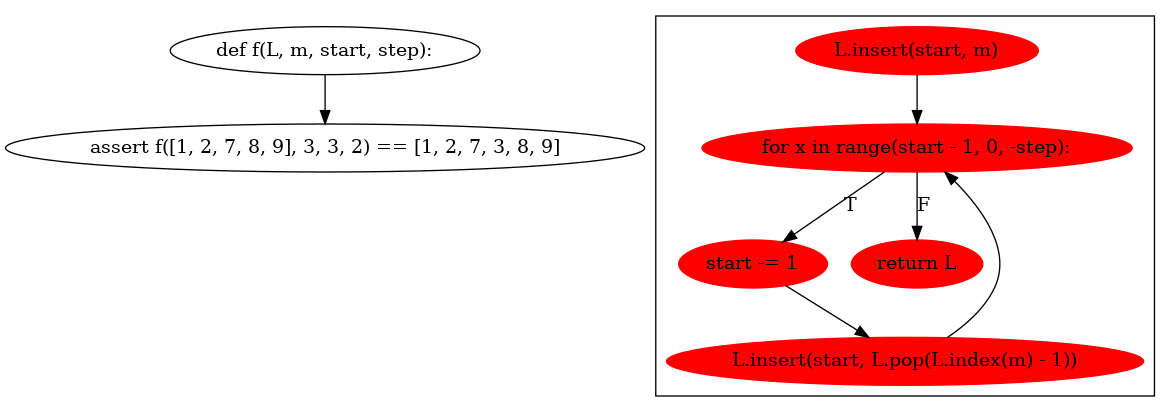

Recreate this plot in Python.
from __future__ import annotations
import ast, astor, autopep8, tokenize, io, sys
import graphviz as gv
from typing import Dict, List, Tuple, Set, Optional, Type
import re
import sys
import trace_execution
import os
import io
import linecache
from PIL import Image

# TODO later: graph
'''
1. add a color dictionary for condition calls
2. node shape (may be added into class Block)
'''

class SingletonMeta(type):
    _instance: Optional[BlockId] = None

    def __call__(self) -> BlockId:
        if self._instance is None:
            self._instance = super().__call__()
        return self._instance


class BlockId(metaclass=SingletonMeta):
    counter: int = 0

    def gen(self) -> int:
        self.counter += 1
        return self.counter


class BasicBlock:

    def __init__(self, bid: int):
        self.bid: int = bid
        self.stmts: List[Type[ast.AST]] = []
        self.calls: List[str] = []
        self.prev: List[int] = []
        self.next: List[int] = []
        self.condition = False
        self.for_loop = 0
        self.for_name = Type[ast.AST]

    def is_empty(self) -> bool:
        return len(self.stmts) == 0

    def has_next(self) -> bool:
        return len(self.next) != 0

    def has_previous(self) -> bool:
        return len(self.prev) != 0

    def remove_from_prev(self, prev_bid: int) -> None:
        if prev_bid in self.prev:
            self.prev.remove(prev_bid)

    def remove_from_next(self, next_bid: int) -> None:
        if next_bid in self.next:
            self.next.remove(next_bid)

    def stmts_to_code(self) -> str:
        code = ''
        for stmt in self.stmts:
            line = astor.to_source(stmt)
            code += line.split('\n')[0]
        return code

    def calls_to_code(self) -> str:
        return '\n'.join(self.calls)


class CFG:

    def __init__(self, name: str):
        self.name: str = name

        # I am sure that in original code variable asynchr is not used
        # And I think list finalblocks is also not used.

        self.start: Optional[BasicBlock] =  None
        self.func_calls: Dict[str, CFG] = {}
        self.blocks: Dict[int, BasicBlock] = {}
        self.edges: Dict[Tuple[int, int], Type[ast.AST]] = {}
        self.graph: Optional[gv.dot.Digraph] = None
        self.execution_path: List[int] = []
        self.error: bool = False
        self.path: List[int] = []
        self.func_name: List[str] = []

    def clean(self):
        des_edges = {}
        for edge in self.edges:
            if edge[0] not in des_edges:
                des_edges[edge[0]] = [edge[1]]
            else:
                des_edges[edge[0]].append(edge[1])
        blank_node = []
        for node in des_edges:
            check = False
            if self.blocks[node].stmts_to_code():
                current = node
                for next in des_edges[node]:
                    next_node = next
                    while self.blocks[next_node].stmts_to_code() == '':
                        if next_node not in blank_node:
                            blank_node.append(next_node)
                        current = next_node
                        if current not in des_edges:
                            break
                        next_node = des_edges[current][0]
                    if (node, next_node) not in self.edges:
                        self.edges[(node, next_node)] = None
                        if next_node != node and next_node not in self.blocks[node].next:
                            self.blocks[node].next.append(next_node)
            else:
                if node not in blank_node:
                    blank_node.append(node)
        for edge in self.edges.copy():
            if edge[0] in blank_node or edge[1] in blank_node:
                self.edges.pop(edge)
        for i in self.blocks:
            for node in blank_node:
                if node in self.blocks[i].next:
                    self.blocks[i].next.remove(node)
                    
    def track_execution(self, filename, func_name = None):
        nodes = []
        blocks = []
        matching = {}
        revert = {}
        for i in self.blocks:
            if self.blocks[i].stmts_to_code():
                st = self.blocks[i].stmts_to_code()
                st_no_space = re.sub(r"\s+", "", st)
                st_no_space = st_no_space.replace('"', "'")
                blocks.append(st_no_space)
                # if start with if or while, delete these keywords
                if st.startswith('if'):
                    st = st[3:]
                elif st.startswith('while'):
                    st = st[6:]
                if self.blocks[i].condition:
                    st = 'T '+ st
                nodes.append(st)
                matching[i] = len(nodes)
                revert[len(nodes)] = i
        edges = {}
        for edge in self.edges:
            if matching[edge[0]] not in edges:
                edges[matching[edge[0]]] = [matching[edge[1]]]
            else:
                edges[matching[edge[0]]].append(matching[edge[1]])
        t = trace_execution.Trace(ignoredirs=[sys.base_prefix, sys.base_exec_prefix,],
                            trace=0, count=1)
        arguments = []
        sys.argv = [filename, arguments]
        sys.path[0] = os.path.dirname(filename)

        with io.open_code(filename) as fp:
            code = compile(fp.read(), filename, 'exec')
        # try to emulate __main__ namespace as much as possible
        globs = {
            '__file__': filename,
            '__name__': '__main__',
            '__package__': None,
            '__cached__': None,
        }
        error = False
        try:
            t.runctx(code, globs, globs)
        except:
            error = True

        source = linecache.getlines(filename)
        code_line = [element.lstrip().replace('\n', '') for element in source]
        execution_path = []
        for lineno in t.exe_path:
            no_spaces = re.sub(r"\s+", "", code_line[lineno-1])
            if no_spaces.startswith("def") or no_spaces.startswith("assert"):
                continue
            if no_spaces.startswith(func_name):
                continue
            if no_spaces.startswith("elif"):
                no_spaces = no_spaces[2:]
            execution_path.append(no_spaces)
        
        check_True_condition = []
        for i in range(len(execution_path)-1):
            if execution_path[i].startswith('if') or execution_path[i].startswith('while') or execution_path[i].startswith('for'):
                if t.exe_path[i+1] == t.exe_path[i]+1:
                    check_True_condition.append(i)

        current_node = 1

        true_execution = [revert[current_node]]
        path = [revert[current_node]]
        exit_flag = False
        for s in range(len(execution_path)):
            node = execution_path[s]
            if s == 0:
                continue
            c = 0
            if node == "break" or node == "continue":
                continue
            if len(edges[current_node]) == 2:
                if blocks[edges[current_node][0]-1] == blocks[edges[current_node][1]-1] == node:
                    if (s-1) in check_True_condition:
                        if self.blocks[revert[edges[current_node][0]]].condition:
                            current_node = edges[current_node][0]
                        else:
                            current_node = edges[current_node][1]
                    else:
                        if self.blocks[revert[edges[current_node][0]]].condition:
                            current_node = edges[current_node][1]
                        else:
                            current_node = edges[current_node][0]
                    if revert[current_node] not in path:
                        path.append(revert[current_node])
                    continue
            for next_node in edges[current_node]:
                c += 1
                node = node.replace('"', "'")
                # print(node)
                # print(blocks[next_node-1])
                # print("___________")
                if blocks[next_node-1] == node:
                    current_node = next_node
                    break
                if c == len(edges[current_node]):
                    exit_flag = True
                    raise Exception(f"Error: Cannot find the execution path in CFG in file {filename}")
            true_execution.append(revert[current_node])
            if exit_flag:
                break
            if revert[current_node] not in path:
                path.append(revert[current_node])
        node_max = 0
        for i in self.blocks:
            if i > node_max:
                node_max = i 
        path.append(node_max)

        self.path = path
        return true_execution, error

    def _traverse(self, block: BasicBlock, visited: Set[int] = set(), calls: bool = True, error: bool = False) -> None:
        if block.bid not in visited:
            visited.add(block.bid)
            st = block.stmts_to_code()

            # Check if the block is in the path and highlight it
            node_attributes = {'shape': 'ellipse'}
            if block.bid in self.path:
                if error:
                    node_attributes['color'] = 'red'
                else:
                    node_attributes['color'] = 'green'
                node_attributes['style'] = 'filled'

            self.graph.node(str(block.bid), label=st, _attributes=node_attributes)
            # block.next contain some duplicate values, only keep the unique values
            for next_bid in set(block.next):
                self._traverse(self.blocks[next_bid], visited, calls=calls, error=error)
                self.graph.edge(str(block.bid), str(next_bid), label=self.edges[(block.bid, next_bid)] if type(self.edges[(block.bid, next_bid)]) == str else '')
        return visited

    def _show(self, get_coverage: bool = False, fmt: str = 'png', calls: bool = True, node: int = 0, error: bool = False) -> gv.dot.Digraph:
        self.graph = gv.Digraph(name='cluster_' + self.name, format=fmt)
        if node != 0:
            visited = set()
            self.path = [node]
            visited = self._traverse(self.start, visited, calls=calls, error=error)
        else:
            self._traverse(self.start, calls=calls)
        for k, v in self.func_calls.items():
            if node == 0:
                if get_coverage or get_execution:
                    self.execution_path, self.error = v.track_execution(self.name, k)
                self.graph.subgraph(v._show(False, fmt, calls))
            else:
                self.graph.subgraph(v._show(False, fmt, calls, node, error))
        return self.graph


    def show(self, get_coverage: bool = False ,filepath: str = './cfg', fmt: str = 'png', calls: bool = True) -> None:
        self._show(get_coverage, fmt, calls)
        self.graph.render(filepath, cleanup=True)

    def show_execution(self, filepath: str = './cfg', fmt: str = 'png', calls: bool = True) -> None:
        self._show(True, fmt, calls)
        count = 1
        folder_path = "./execution"
        if not os.path.exists(folder_path):
            os.makedirs(folder_path)
        for node in self.execution_path:
            self.graph = None
            if count == len(self.execution_path):
                self._show(False, fmt, calls, node,  error=self.error)
            else:
                self._show(False, fmt, calls, node)
            filepath = f'{folder_path}/execution_{count}'
            self.graph.render(filepath, cleanup=True)
            count += 1

        png_files = os.listdir(folder_path)
        png_files = sorted(png_files, key=lambda x: int(x.split('_')[1].split('.')[0]))
        images = []
        for file_name in png_files:
            file_path = os.path.join(folder_path, file_name)
            images.append(Image.open(file_path))

        # Save as GIF
        gif_path = "./execution.gif"
        images[0].save(
            gif_path,
            save_all=True,
            append_images=images[1:], 
            duration=100,  # Duration between frames in milliseconds
            loop=0  # Loop forever
        )


class CFGVisitor(ast.NodeVisitor):

    invertComparators: Dict[Type[ast.AST], Type[ast.AST]] = {ast.Eq: ast.NotEq, ast.NotEq: ast.Eq, ast.Lt: ast.GtE,
                                                               ast.LtE: ast.Gt,
                                                               ast.Gt: ast.LtE, ast.GtE: ast.Lt, ast.Is: ast.IsNot,
                                                               ast.IsNot: ast.Is, ast.In: ast.NotIn, ast.NotIn: ast.In}

    def __init__(self):
        super().__init__()
        self.count_for_loop = 0
        self.loop_stack: List[BasicBlock] = []
        self.ifExp = False

    def build(self, name: str, tree: Type[ast.AST]) -> CFG:
        self.cfg = CFG(name)
        self.curr_block = self.new_block()
        self.cfg.start = self.curr_block

        self.visit(tree)
        self.remove_empty_blocks(self.cfg.start)
        return self.cfg

    def new_block(self) -> BasicBlock:
        bid: int = BlockId().gen()
        self.cfg.blocks[bid] = BasicBlock(bid)
        return self.cfg.blocks[bid]

    def add_stmt(self, block: BasicBlock, stmt: Type[ast.AST]) -> None:
        # if block.stmts contain 1 stmt, then create the new node and add the stmt to the new node and add edge from block to new node
        if len(block.stmts) == 1:
            new_block = self.new_block()
            new_block.stmts.append(stmt)
            self.add_edge(block.bid, new_block.bid)
            self.curr_block = new_block
        else:
            block.stmts.append(stmt)

    def add_edge(self, frm_id: int, to_id: int, condition=None) -> BasicBlock:
        self.cfg.blocks[frm_id].next.append(to_id)
        self.cfg.blocks[to_id].prev.append(frm_id)       
        self.cfg.edges[(frm_id, to_id)] = condition
        return self.cfg.blocks[to_id]

    def add_loop_block(self) -> BasicBlock:
        if self.curr_block.is_empty() and not self.curr_block.has_next():
            return self.curr_block
        else:
            loop_block = self.new_block()
            self.add_edge(self.curr_block.bid, loop_block.bid)
            return loop_block

    def add_subgraph(self, tree: Type[ast.AST]) -> None:
        self.cfg.func_name.append(tree.name)
        self.cfg.func_calls[tree.name] = CFGVisitor().build(tree.name, ast.Module(body=tree.body))

    def add_condition(self, cond1: Optional[Type[ast.AST]], cond2: Optional[Type[ast.AST]]) -> Optional[Type[ast.AST]]:
        if cond1 and cond2:
            return ast.BoolOp(ast.And(), values=[cond1, cond2])
        else:
            return cond1 if cond1 else cond2

    # not tested
    def remove_empty_blocks(self, block: BasicBlock, visited: Set[int] = set()) -> None:
        if block.bid not in visited:
            visited.add(block.bid)
            if block.is_empty():
                for prev_bid in block.prev:
                    prev_block = self.cfg.blocks[prev_bid]
                    for next_bid in block.next:
                        next_block = self.cfg.blocks[next_bid]
                        self.add_edge(prev_bid, next_bid)
                        if (block.bid, next_bid) in self.cfg.edges:
                            self.cfg.edges.pop((block.bid, next_bid), None)
                        next_block.remove_from_prev(block.bid)
                    if (prev_bid, block.bid) in self.cfg.edges:
                        self.cfg.edges.pop((prev_bid, block.bid))
                    prev_block.remove_from_next(block.bid)
                block.prev.clear()
                for next_bid in block.next:
                    self.remove_empty_blocks(self.cfg.blocks[next_bid], visited)
                block.next.clear()

            else:
                for next_bid in block.next:
                    self.remove_empty_blocks(self.cfg.blocks[next_bid], visited)

    def invert(self, node: Type[ast.AST]) -> Type[ast.AST]:
        if type(node) == ast.Compare:
            if len(node.ops) == 1:
                return ast.Compare(left=node.left, ops=[self.invertComparators[type(node.ops[0])]()], comparators=node.comparators)
            else:
                tmpNode = ast.BoolOp(op=ast.And(), values = [ast.Compare(left=node.left, ops=[node.ops[0]], comparators=[node.comparators[0]])])
                for i in range(0, len(node.ops) - 1):
                    tmpNode.values.append(ast.Compare(left=node.comparators[i], ops=[node.ops[i+1]], comparators=[node.comparators[i+1]]))
                return self.invert(tmpNode)
        elif isinstance(node, ast.BinOp) and type(node.op) in self.invertComparators:
            return ast.BinOp(node.left, self.invertComparators[type(node.op)](), node.right)
        elif type(node) == ast.NameConstant and type(node.value) == bool:
            return ast.NameConstant(value=not node.value)
        elif type(node) == ast.BoolOp:
            return ast.BoolOp(values = [self.invert(x) for x in node.values], op = {ast.And: ast.Or(), ast.Or: ast.And()}.get(type(node.op)))
        elif type(node) == ast.UnaryOp:
            return self.UnaryopInvert(node)
        else:
            return ast.UnaryOp(op=ast.Not(), operand=node)

    def UnaryopInvert(self, node: Type[ast.AST]) -> Type[ast.AST]:
        if type(node.op) == ast.UAdd:
            return ast.UnaryOp(op=ast.USub(),operand = node.operand)
        elif type(node.op) == ast.USub:
            return ast.UnaryOp(op=ast.UAdd(),operand = node.operand)
        elif type(node.op) == ast.Invert:
            return ast.UnaryOp(op=ast.Not(), operand=node)
        else:
            return node.operand

    # def boolinvert(self, node:Type[ast.AST]) -> Type[ast.AST]:
    #     value = []
    #     for item in node.values:
    #         value.append(self.invert(item))
    #     if type(node.op) == ast.Or:
    #         return ast.BoolOp(values = value, op = ast.And())
    #     elif type(node.op) == ast.And:
    #         return ast.BoolOp(values = value, op = ast.Or())

    def combine_conditions(self, node_list: List[Type[ast.AST]]) -> Type[ast.AST]:
        return node_list[0] if len(node_list) == 1 else ast.BoolOp(op=ast.And(), values = node_list)

    def generic_visit(self, node):
        if type(node) in [ast.Import, ast.ImportFrom]:
            self.add_stmt(self.curr_block, node)
            return
        if type(node) in [ast.FunctionDef, ast.AsyncFunctionDef]:
            self.add_stmt(self.curr_block, node)
            self.add_subgraph(node)
            return
        if type(node) in [ast.AnnAssign, ast.AugAssign]:
            self.add_stmt(self.curr_block, node)
        super().generic_visit(node)

    def get_function_name(self, node: Type[ast.AST]) -> str:
        if type(node) == ast.Name:
            return node.id
        elif type(node) == ast.Attribute:
            return self.get_function_name(node.value) + '.' + node.attr
        elif type(node) == ast.Str:
            return node.s
        elif type(node) == ast.Subscript:
            return node.value.id
        elif type(node) == ast.Lambda:
            return 'lambda function'

    def populate_body(self, body_list: List[Type[ast.AST]], to_bid: int) -> None:
        for child in body_list:
            self.visit(child)
        # if type == "For":
        #     print(self.cfg.blocks.keys())
        if not self.curr_block.next:
            self.add_edge(self.curr_block.bid, to_bid)

    # assert type check
    def visit_Assert(self, node):
        self.add_stmt(self.curr_block, node)
        # If the assertion fails, the current flow ends, so the fail block is a
        # final block of the CFG.
        # self.cfg.finalblocks.append(self.add_edge(self.curr_block.bid, self.new_block().bid, self.invert(node.test)))
        # If the assertion is True, continue the flow of the program.
        # success block
        self.curr_block = self.add_edge(self.curr_block.bid, self.new_block().bid)
        self.generic_visit(node)

    # TODO: change all those registers to stacks!
    def visit_Assign(self, node):
        if type(node.value) in [ast.ListComp, ast.SetComp, ast.DictComp, ast.GeneratorExp, ast.Lambda] and len(node.targets) == 1 and type(node.targets[0]) == ast.Name: # is this entire statement necessary?
            if type(node.value) == ast.ListComp:
                self.add_stmt(self.curr_block, ast.Assign(targets=[ast.Name(id=node.targets[0].id, ctx=ast.Store())], value=ast.List(elts=[], ctx=ast.Load())))
                self.listCompReg = (node.targets[0].id, node.value)
            elif type(node.value) == ast.SetComp:
                self.add_stmt(self.curr_block, ast.Assign(targets=[ast.Name(id=node.targets[0].id, ctx=ast.Store())], value=ast.Call(func=ast.Name(id='set', ctx=ast.Load()), args=[], keywords=[])))
                self.setCompReg = (node.targets[0].id, node.value)
            elif type(node.value) == ast.DictComp:
                self.add_stmt(self.curr_block, ast.Assign(targets=[ast.Name(id=node.targets[0].id, ctx=ast.Store())], value=ast.Dict(keys=[], values=[])))
                self.dictCompReg = (node.targets[0].id, node.value)
            elif type(node.value) == ast.GeneratorExp:
                self.add_stmt(self.curr_block, ast.Assign(targets=[ast.Name(id=node.targets[0].id, ctx=ast.Store())], value=ast.Call(func=ast.Name(id='__' + node.targets[0].id + 'Generator__', ctx=ast.Load()), args=[], keywords=[])))
                self.genExpReg = (node.targets[0].id, node.value)
            else:
                self.lambdaReg = (node.targets[0].id, node.value)
        else:
            self.add_stmt(self.curr_block, node)
        self.generic_visit(node)

    def visit_Await(self, node):
        afterawait_block = self.new_block()
        self.add_edge(self.curr_block.bid, afterawait_block.bid)
        self.generic_visit(node)
        self.curr_block = afterawait_block

    def visit_Break(self, node):
        assert len(self.loop_stack), "Found break not inside loop"
        self.add_edge(self.curr_block.bid, self.loop_stack[-1].bid, ast.Break())

    def visit_Call(self, node):
        if type(node.func) == ast.Lambda:
            self.lambdaReg = ('Anonymous Function', node.func)
            self.generic_visit(node)

    def visit_Continue(self, node):
        pass

    def visit_DictComp_Rec(self, generators: List[Type[ast.AST]]) -> List[Type[ast.AST]]:
        if not generators:
            if self.dictCompReg[0]: # bug if there is else statement in comprehension
                return [ast.Assign(targets=[ast.Subscript(value=ast.Name(id=self.dictCompReg[0], ctx=ast.Load()), slice=ast.Index(value=self.dictCompReg[1].key), ctx=ast.Store())], value=self.dictCompReg[1].value)]
            # else: # not supported yet
            #     return [ast.Expr(value=self.dictCompReg[1].elt)]
        else:
            return [ast.For(target=generators[-1].target, iter=generators[-1].iter, body=[ast.If(test=self.combine_conditions(generators[-1].ifs), body=self.visit_DictComp_Rec(generators[:-1]), orelse=[])] if generators[-1].ifs else self.visit_DictComp_Rec(generators[:-1]), orelse=[])]

    def visit_DictComp(self, node):
        try: # try may change to checking if self.dictCompReg exists
            self.generic_visit(ast.Module(self.visit_DictComp_Rec(self.dictCompReg[1].generators)))
        except:
            pass
        finally:
            self.dictCompReg = None

    # ignore the case when using set or dict comprehension or generator expression but the result is not assigned to a variable
    def visit_Expr(self, node):
        if type(node.value) == ast.ListComp and type(node.value.elt) == ast.Call:
            self.listCompReg = (None, node.value)
        elif type(node.value) == ast.Lambda:
            self.lambdaReg = ('Anonymous Function', node.value)
        # elif type(node.value) == ast.Call and type(node.value.func) == ast.Lambda:
        #     self.lambdaReg = ('Anonymous Function', node.value.func)
        else:
            self.add_stmt(self.curr_block, node)
        self.generic_visit(node)

    def visit_For(self, node):
        loop_guard = self.add_loop_block()
        self.curr_block = loop_guard
        self.add_stmt(self.curr_block, node)
        # New block for the body of the for-loop.
        for_block = self.add_edge(self.curr_block.bid, self.new_block().bid, "T")
        if not node.orelse:
            # Block of code after the for loop.
            afterfor_block = self.add_edge(self.curr_block.bid, self.new_block().bid, "F")
            self.loop_stack.append(afterfor_block)
            self.curr_block = for_block

            self.populate_body(node.body, loop_guard.bid)
        else:
            # Block of code after the for loop.
            afterfor_block = self.new_block()
            orelse_block = self.add_edge(self.curr_block.bid, self.new_block().bid, "F")
            self.loop_stack.append(afterfor_block)
            self.curr_block = for_block

            self.populate_body(node.body, loop_guard.bid)

            self.curr_block = orelse_block
            for child in node.orelse:
                self.visit(child)
            self.add_edge(orelse_block.bid, afterfor_block.bid)
        
        # Continue building the CFG in the after-for block.
        self.curr_block = afterfor_block        

    def visit_GeneratorExp_Rec(self, generators: List[Type[ast.AST]]) -> List[Type[ast.AST]]:
        if not generators:
            self.generic_visit(self.genExpReg[1].elt) # the location of the node may be wrong
            if self.genExpReg[0]: # bug if there is else statement in comprehension
                return [ast.Expr(value=ast.Yield(value=self.genExpReg[1].elt))]
        else:
            return [ast.For(target=generators[-1].target, iter=generators[-1].iter, body=[ast.If(test=self.combine_conditions(generators[-1].ifs), body=self.visit_GeneratorExp_Rec(generators[:-1]), orelse=[])] if generators[-1].ifs else self.visit_GeneratorExp_Rec(generators[:-1]), orelse=[])]

    def visit_GeneratorExp(self, node):
        try: # try may change to checking if self.genExpReg exists
            self.generic_visit(ast.FunctionDef(name='__' + self.genExpReg[0] + 'Generator__', 
                args=ast.arguments(args=[], vararg=None, kwonlyargs=[], kw_defaults=[], kwarg=None, defaults=[]),
                body = self.visit_GeneratorExp_Rec(self.genExpReg[1].generators), 
                decorator_list=[], returns=None))
        except:
            pass
        finally:
            self.genExpReg = None

    def visit_If(self, node):
        # Add the If statement at the end of the current block.
        self.add_stmt(self.curr_block, node)

        # Create a block for the code after the if-else.
        afterif_block = self.new_block()
        # Create a new block for the body of the if.
        body_block = self.new_block()
        body_block.condition = True
        if_block = self.add_edge(self.curr_block.bid, body_block.bid, "T")

        # New block for the body of the else if there is an else clause.
        if node.orelse:
            self.curr_block = self.add_edge(self.curr_block.bid, self.new_block().bid, "F")

            # Visit the children in the body of the else to populate the block.
            self.populate_body(node.orelse, afterif_block.bid)
        else:
            self.add_edge(self.curr_block.bid, afterif_block.bid, "F")

        # Visit children to populate the if block.
        self.curr_block = if_block

        self.populate_body(node.body, afterif_block.bid)

        # Continue building the CFG in the after-if block.
        self.curr_block = afterif_block

    def visit_IfExp_Rec(self, node: Type[ast.AST]) -> List[Type[ast.AST]]:
        return [ast.If(test=node.test, body=[ast.Return(value=node.body)], orelse=self.visit_IfExp_Rec(node.orelse) if type(node.orelse) == ast.IfExp else [ast.Return(value=node.orelse)])]

    def visit_IfExp(self, node):
        if self.ifExp:
            self.generic_visit(ast.Module(self.visit_IfExp_Rec(node)))

    def visit_Lambda(self, node): # deprecated since there is autopep8
        self.add_subgraph(ast.FunctionDef(name=self.lambdaReg[0], args=node.args, body = [ast.Return(value=node.body)], decorator_list=[], returns=None))
        self.lambdaReg = None

    def visit_ListComp_Rec(self, generators: List[Type[ast.AST]]) -> List[Type[ast.AST]]:
        if not generators:
            self.generic_visit(self.listCompReg[1].elt) # the location of the node may be wrong
            if self.listCompReg[0]: # bug if there is else statement in comprehension
                return [ast.Expr(value=ast.Call(func=ast.Attribute(value=ast.Name(id=self.listCompReg[0], ctx=ast.Load()), attr='append', ctx=ast.Load()), args=[self.listCompReg[1].elt], keywords=[]))]
            else:
                return [ast.Expr(value=self.listCompReg[1].elt)]
        else:
            return [ast.For(target=generators[-1].target, iter=generators[-1].iter, body=[ast.If(test=self.combine_conditions(generators[-1].ifs), body=self.visit_ListComp_Rec(generators[:-1]), orelse=[])] if generators[-1].ifs else self.visit_ListComp_Rec(generators[:-1]), orelse=[])]

    def visit_ListComp(self, node):
        try: # try may change to checking if self.listCompReg exists
            self.generic_visit(ast.Module(self.visit_ListComp_Rec(self.listCompReg[1].generators)))
        except:
            pass
        finally:
            self.listCompReg = None

    def visit_Pass(self, node):
        self.add_stmt(self.curr_block, node)

    def visit_Raise(self, node):
        self.add_stmt(self.curr_block, node)
        self.curr_block = self.new_block()

    # ToDO: final blocks to be add
    def visit_Return(self, node):
        if type(node.value) == ast.IfExp:
            self.ifExp = True
            self.generic_visit(node)
            self.ifExp = False
        else:
            self.add_stmt(self.curr_block, node)
        # self.cfg.finalblocks.append(self.curr_block)
        # Continue in a new block but without any jump to it -> all code after
        # the return statement will not be included in the CFG.
        self.curr_block = self.new_block()

    def visit_SetComp_Rec(self, generators: List[Type[ast.AST]]) -> List[Type[ast.AST]]:
        if not generators:
            self.generic_visit(self.setCompReg[1].elt) # the location of the node may be wrong
            if self.setCompReg[0]:
                return [ast.Expr(value=ast.Call(func=ast.Attribute(value=ast.Name(id=self.setCompReg[0], ctx=ast.Load()), attr='add', ctx=ast.Load()), args=[self.setCompReg[1].elt], keywords=[]))]
            else: # not supported yet
                return [ast.Expr(value=self.setCompReg[1].elt)]
        else:
            return [ast.For(target=generators[-1].target, iter=generators[-1].iter, body=[ast.If(test=self.combine_conditions(generators[-1].ifs), body=self.visit_SetComp_Rec(generators[:-1]), orelse=[])] if generators[-1].ifs else self.visit_SetComp_Rec(generators[:-1]), orelse=[])]

    def visit_SetComp(self, node):
        try: # try may change to checking if self.setCompReg exists
            self.generic_visit(ast.Module(self.visit_SetComp_Rec(self.setCompReg[1].generators)))
        except:
            pass
        finally:
            self.setCompReg = None

    def visit_Try(self, node):
        loop_guard = self.add_loop_block()
        self.curr_block = loop_guard
        self.add_stmt(loop_guard, ast.Try(body=[], handlers=[], orelse=[], finalbody=[]))

        after_try_block = self.new_block()
        self.add_stmt(after_try_block, ast.Name(id='handle errors', ctx=ast.Load()))
        self.populate_body(node.body, after_try_block.bid)

        self.curr_block = after_try_block

        if node.handlers:
            for handler in node.handlers:
                before_handler_block = self.new_block()
                self.curr_block = before_handler_block
                self.add_edge(after_try_block.bid, before_handler_block.bid)

                after_handler_block = self.new_block()
                self.add_stmt(after_handler_block, ast.Name(id='end except', ctx=ast.Load()))
                self.populate_body(handler.body, after_handler_block.bid)
                self.add_edge(after_handler_block.bid, after_try_block.bid)

        if node.orelse:
            before_else_block = self.new_block()
            self.curr_block = before_else_block
            self.add_edge(after_try_block.bid, before_else_block.bid)

            after_else_block = self.new_block()
            self.add_stmt(after_else_block, ast.Name(id='end no error', ctx=ast.Load()))
            self.populate_body(node.orelse, after_else_block.bid)
            self.add_edge(after_else_block.bid, after_try_block.bid)

        finally_block = self.new_block()
        self.curr_block = finally_block

        if node.finalbody:
            self.add_edge(after_try_block.bidxf, finally_block.bid)
            after_finally_block = self.new_block()
            self.populate_body(node.finalbody, after_finally_block.bid)
            self.curr_block = after_finally_block
        else:
            self.add_edge(after_try_block.bid, finally_block.bid)

    def visit_While(self, node):
        loop_guard = self.add_loop_block()
        self.curr_block = loop_guard
        self.add_stmt(loop_guard, node)
        # New block for the case where the test in the while is False.
        afterwhile_block = self.new_block()
        self.loop_stack.append(afterwhile_block)
        inverted_test = self.invert(node.test)

        if not node.orelse:
            # Skip shortcut loop edge if while True:
            if not (isinstance(inverted_test, ast.NameConstant) and inverted_test.value == False):
                self.add_edge(self.curr_block.bid, afterwhile_block.bid, "F")

            # New block for the case where the test in the while is True.
            # Populate the while block.
            body_block = self.new_block()
            body_block.condition = True
            self.curr_block = self.add_edge(self.curr_block.bid, body_block.bid, "T")

            self.populate_body(node.body, loop_guard.bid)
        else:
            orelse_block = self.new_block()
            if not (isinstance(inverted_test, ast.NameConstant) and inverted_test.value == False):
                self.add_edge(self.curr_block.bid, orelse_block.bid, inverted_test)
            self.curr_block = self.add_edge(self.curr_block.bid, self.new_block().bid, "T")

            self.populate_body(node.body, loop_guard.bid)
            self.curr_block = orelse_block
            for child in node.orelse:
                self.visit(child)
            self.add_edge(orelse_block.bid, afterwhile_block.bid)
        
        # Continue building the CFG in the after-while block.
        self.curr_block = afterwhile_block
        self.loop_stack.pop()

    def visit_Yield(self, node):
        self.curr_block = self.add_edge(self.curr_block.bid, self.new_block().bid)


class PyParser:

    def __init__(self, script):
        self.script = script

    def formatCode(self):
        self.script = autopep8.fix_code(self.script)

    # https://github.com/liftoff/pyminifier/blob/master/pyminifier/minification.py
    def removeCommentsAndDocstrings(self):
        io_obj = io.StringIO(self.script)  # ByteIO for Python2?
        out = ""
        prev_toktype = tokenize.INDENT
        last_lineno = -1
        last_col = 0
        for tok in tokenize.generate_tokens(io_obj.readline):
            token_type = tok[0]
            token_string = tok[1]
            start_line, start_col = tok[2]
            end_line, end_col = tok[3]
            if start_line > last_lineno:
                last_col = 0
            if start_col > last_col:
                out += (" " * (start_col - last_col))
            # Remove comments:
            if token_type == tokenize.COMMENT:
                pass
            # This series of conditionals removes docstrings:
            elif token_type == tokenize.STRING:
                if prev_toktype != tokenize.INDENT:
                    # This is likely a docstring; double-check we're not inside an operator:
                    if prev_toktype != tokenize.NEWLINE:
                        # Note regarding NEWLINE vs NL: The tokenize module
                        # differentiates between newlines that start a new statement
                        # and newlines inside of operators such as parens, brackes,
                        # and curly braces.  Newlines inside of operators are
                        # NEWLINE and newlines that start new code are NL.
                        # Catch whole-module docstrings:
                        if start_col > 0:
                            # Unlabelled indentation means we're inside an operator
                            out += token_string
                        # Note regarding the INDENT token: The tokenize module does
                        # not label indentation inside of an operator (parens,
                        # brackets, and curly braces) as actual indentation.
                        # For example:
                        # def foo():
                        #     "The spaces before this docstring are tokenize.INDENT"
                        #     test = [
                        #         "The spaces before this string do not get a token"
                        #     ]
            else:
                out += token_string
            prev_toktype = token_type
            last_col = end_col
            last_lineno = end_line
        self.script = out

if __name__ == '__main__':
    filename = sys.argv[1]
    if "get_execution" in sys.argv:
        get_execution = True
    else:
        get_execution = False
    if "get_coverage" in sys.argv:
        get_coverage = True
    else:
        get_coverage = False
    try:
        source = open(filename, 'r').read()
        compile(source, filename, 'exec')
    except:
        print('Error in source code')
        exit(1)

    parser = PyParser(source)
    parser.removeCommentsAndDocstrings()
    parser.formatCode()
    cfg = CFGVisitor().build(filename, ast.parse(parser.script))  
    cfg.clean()
    if get_execution:
        cfg.show_execution()
    else:
        cfg.show(get_coverage)